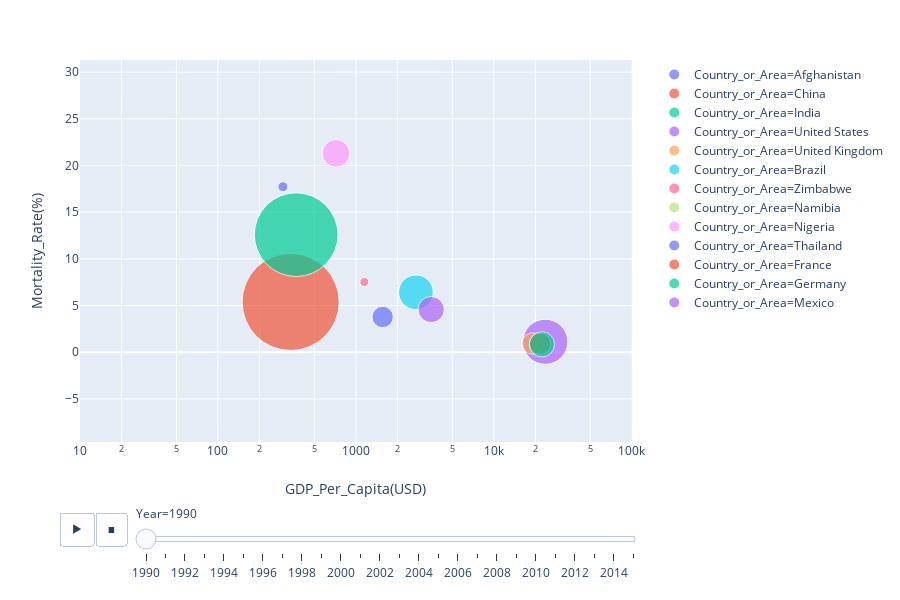

Notebook code cell kept with this figure:
### Code cell
def make_plot(sliced_df):
    import plotly.express as px
    my_plot = px.scatter(sliced_df, x="GDP_Per_Capita(USD)", y="Mortality_Rate(%)",
           animation_frame="Year", size="Population(mn)", color="Country_or_Area",
           log_x=True, range_x=[10,100000], size_max=75,
           range_y=[sliced_df['Mortality_Rate(%)'].min()-10.0,sliced_df['Mortality_Rate(%)'].max()+10.0])
    
    return my_plot
    
make_plot(my_df)

### Figure 1 — Plotly figure (JSON) as saved in the notebook; plotly's stock layout.template omitted (floating-point values rounded to 4 significant figures)
{"data": [{"hoverlabel": {"namelength": 0}, "hovertemplate": "Country_or_Area=Afghanistan<br>Year=1990<br>GDP_Per_Capita(USD)=%{x}<br>Mortality_Rate(%)=%{y}<br>Population(mn)=%{marker.size}", "legendgroup": "Country_or_Area=Afghanistan", "marker": {"color": "#636efa", "size": [12.25], "sizemode": "area", "sizeref": 0.2484, "symbol": "circle"}, "mode": "markers", "name": "Country_or_Area=Afghanistan", "showlegend": true, "type": "scatter", "x": [295.7], "xaxis": "x", "y": [17.73], "yaxis": "y"}, {"hoverlabel": {"namelength": 0}, "hovertemplate": "Country_or_Area=China<br>Year=1990<br>GDP_Per_Capita(USD)=%{x}<br>Mortality_Rate(%)=%{y}<br>Population(mn)=%{marker.size}", "legendgroup": "Country_or_Area=China", "marker": {"color": "#EF553B", "size": [1172.0], "sizemode": "area", "sizeref": 0.2484, "symbol": "circle"}, "mode": "markers", "name": "Country_or_Area=China", "showlegend": true, "type": "scatter", "x": [336.5], "xaxis": "x", "y": [5.39], "yaxis": "y"}, {"hoverlabel": {"namelength": 0}, "hovertemplate": "Country_or_Area=India<br>Year=1990<br>GDP_Per_Capita(USD)=%{x}<br>Mortality_Rate(%)=%{y}<br>Population(mn)=%{marker.size}", "legendgroup": "Country_or_Area=India", "marker": {"color": "#00cc96", "size": [870.1], "sizemode": "area", "sizeref": 0.2484, "symbol": "circle"}, "mode": "markers", "name": "Country_or_Area=India", "showlegend": true, "type": "scatter", "x": [369.1], "xaxis": "x", "y": [12.59], "yaxis": "y"}, {"hoverlabel": {"namelength": 0}, "hovertemplate": "Country_or_Area=United States<br>Year=1990<br>GDP_Per_Capita(USD)=%{x}<br>Mortality_Rate(%)=%{y}<br>Population(mn)=%{marker.size}", "legendgroup": "Country_or_Area=United States", "marker": {"color": "#ab63fa", "size": [252.5], "sizemode": "area", "sizeref": 0.2484, "symbol": "circle"}, "mode": "markers", "name": "Country_or_Area=United States", "showlegend": true, "type": "scatter", "x": [23610.0], "xaxis": "x", "y": [1.12], "yaxis": "y"}, {"hoverlabel": {"namelength": 0}, "hovertemplate": "Country_or_Area=United Kingdom<br>Year=1990<br>GDP_Per_Capita(USD)=%{x}<br>Mortality_Rate(%)=%{y}<br>Population(mn)=%{marker.size}", "legendgroup": "Country_or_Area=United Kingdom", "marker": {"color": "#FFA15A", "size": [57.18], "sizemode": "area", "sizeref": 0.2484, "symbol": "circle"}, "mode": "markers", "name": "Country_or_Area=United Kingdom", "showlegend": true, "type": "scatter", "x": [19120.0], "xaxis": "x", "y": [0.93], "yaxis": "y"}, {"hoverlabel": {"namelength": 0}, "hovertemplate": "Country_or_Area=Brazil<br>Year=1990<br>GDP_Per_Capita(USD)=%{x}<br>Mortality_Rate(%)=%{y}<br>Population(mn)=%{marker.size}", "legendgroup": "Country_or_Area=Brazil", "marker": {"color": "#19d3f3", "size": [149.4], "sizemode": "area", "sizeref": 0.2484, "symbol": "circle"}, "mode": "markers", "name": "Country_or_Area=Brazil", "showlegend": true, "type": "scatter", "x": [2724.0], "xaxis": "x", "y": [6.42], "yaxis": "y"}, {"hoverlabel": {"namelength": 0}, "hovertemplate": "Country_or_Area=Zimbabwe<br>Year=1990<br>GDP_Per_Capita(USD)=%{x}<br>Mortality_Rate(%)=%{y}<br>Population(mn)=%{marker.size}", "legendgroup": "Country_or_Area=Zimbabwe", "marker": {"color": "#FF6692", "size": [10.18], "sizemode": "area", "sizeref": 0.2484, "symbol": "circle"}, "mode": "markers", "name": "Country_or_Area=Zimbabwe", "showlegend": true, "type": "scatter", "x": [1153.0], "xaxis": "x", "y": [7.52], "yaxis": "y"}, {"hoverlabel": {"namelength": 0}, "hovertemplate": "Country_or_Area=Namibia<br>Year=1990<br>GDP_Per_Capita(USD)=%{x}<br>Mortality_Rate(%)=%{y}<br>Population(mn)=%{marker.size}", "legendgroup": "Country_or_Area=Namibia", "marker": {"color": "#B6E880", "size": [1.415], "sizemode": "area", "sizeref": 0.2484, "symbol": "circle"}, "mode": "markers", "name": "Country_or_Area=Namibia", "showlegend": true, "type": "scatter", "x": [1969.0], "xaxis": "x", "y": [7.13], "yaxis": "y"}, {"hoverlabel": {"namelength": 0}, "hovertemplate": "Country_or_Area=Nigeria<br>Year=1990<br>GDP_Per_Capita(USD)=%{x}<br>Mortality_Rate(%)=%{y}<br>Population(mn)=%{marker.size}", "legendgroup": "Country_or_Area=Nigeria", "marker": {"color": "#FF97FF", "size": [95.27], "sizemode": "area", "sizeref": 0.2484, "symbol": "circle"}, "mode": "markers", "name": "Country_or_Area=Nigeria", "showlegend": true, "type": "scatter", "x": [717.2], "xaxis": "x", "y": [21.29], "yaxis": "y"}, {"hoverlabel": {"namelength": 0}, "hovertemplate": "Country_or_Area=Thailand<br>Year=1990<br>GDP_Per_Capita(USD)=%{x}<br>Mortality_Rate(%)=%{y}<br>Population(mn)=%{marker.size}", "legendgroup": "Country_or_Area=Thailand", "marker": {"color": "#636efa", "size": [56.58], "sizemode": "area", "sizeref": 0.2484, "symbol": "circle"}, "mode": "markers", "name": "Country_or_Area=Thailand", "showlegend": true, "type": "scatter", "x": [1563.0], "xaxis": "x", "y": [3.78], "yaxis": "y"}, {"hoverlabel": {"namelength": 0}, "hovertemplate": "Country_or_Area=France<br>Year=1990<br>GDP_Per_Capita(USD)=%{x}<br>Mortality_Rate(%)=%{y}<br>Population(mn)=%{marker.size}", "legendgroup": "Country_or_Area=France", "marker": {"color": "#EF553B", "size": [56.96], "sizemode": "area", "sizeref": 0.2484, "symbol": "circle"}, "mode": "markers", "name": "Country_or_Area=France", "showlegend": true, "type": "scatter", "x": [21680.0], "xaxis": "x", "y": [0.9], "yaxis": "y"}, {"hoverlabel": {"namelength": 0}, "hovertemplate": "Country_or_Area=Germany<br>Year=1990<br>GDP_Per_Capita(USD)=%{x}<br>Mortality_Rate(%)=%{y}<br>Population(mn)=%{marker.size}", "legendgroup": "Country_or_Area=Germany", "marker": {"color": "#00cc96", "size": [79.12], "sizemode": "area", "sizeref": 0.2484, "symbol": "circle"}, "mode": "markers", "name": "Country_or_Area=Germany", "showlegend": true, "type": "scatter", "x": [22310.0], "xaxis": "x", "y": [0.85], "yaxis": "y"}, {"hoverlabel": {"namelength": 0}, "hovertemplate": "Country_or_Area=Mexico<br>Year=1990<br>GDP_Per_Capita(USD)=%{x}<br>Mortality_Rate(%)=%{y}<br>Population(mn)=%{marker.size}", "legendgroup": "Country_or_Area=Mexico", "marker": {"color": "#ab63fa", "size": [85.36], "sizemode": "area", "sizeref": 0.2484, "symbol": "circle"}, "mode": "markers", "name": "Country_or_Area=Mexico", "showlegend": true, "type": "scatter", "x": [3514.0], "xaxis": "x", "y": [4.57], "yaxis": "y"}], "layout": {"height": 600, "legend": {"itemsizing": "constant", "tracegroupgap": 0}, "margin": {"t": 60}, "sliders": [{"active": 0, "currentvalue": {"prefix": "Year="}, "len": 0.9, "pad": {"b": 10, "t": 60}, "steps": [{"args": [["1990"], {"frame": {"duration": 0, "redraw": false}, "fromcurrent": true, "mode": "immediate", "transition": {"duration": 0, "easing": "linear"}}], "label": "1990", "method": "animate"}, {"args": [["1991"], {"frame": {"duration": 0, "redraw": false}, "fromcurrent": true, "mode": "immediate", "transition": {"duration": 0, "easing": "linear"}}], "label": "1991", "method": "animate"}, {"args": [["1992"], {"frame": {"duration": 0, "redraw": false}, "fromcurrent": true, "mode": "immediate", "transition": {"duration": 0, "easing": "linear"}}], "label": "1992", "method": "animate"}, {"args": [["1993"], {"frame": {"duration": 0, "redraw": false}, "fromcurrent": true, "mode": "immediate", "transition": {"duration": 0, "easing": "linear"}}], "label": "1993", "method": "animate"}, {"args": [["1994"], {"frame": {"duration": 0, "redraw": false}, "fromcurrent": true, "mode": "immediate", "transition": {"duration": 0, "easing": "linear"}}], "label": "1994", "method": "animate"}, {"args": [["1995"], {"frame": {"duration": 0, "redraw": false}, "fromcurrent": true, "mode": "immediate", "transition": {"duration": 0, "easing": "linear"}}], "label": "1995", "method": "animate"}, {"args": [["1996"], {"frame": {"duration": 0, "redraw": false}, "fromcurrent": true, "mode": "immediate", "transition": {"duration": 0, "easing": "linear"}}], "label": "1996", "method": "animate"}, {"args": [["1997"], {"frame": {"duration": 0, "redraw": false}, "fromcurrent": true, "mode": "immediate", "transition": {"duration": 0, "easing": "linear"}}], "label": "1997", "method": "animate"}, {"args": [["1998"], {"frame": {"duration": 0, "redraw": false}, "fromcurrent": true, "mode": "immediate", "transition": {"duration": 0, "easing": "linear"}}], "label": "1998", "method": "animate"}, {"args": [["1999"], {"frame": {"duration": 0, "redraw": false}, "fromcurrent": true, "mode": "immediate", "transition": {"duration": 0, "easing": "linear"}}], "label": "1999", "method": "animate"}, {"args": [["2000"], {"frame": {"duration": 0, "redraw": false}, "fromcurrent": true, "mode": "immediate", "transition": {"duration": 0, "easing": "linear"}}], "label": "2000", "method": "animate"}, {"args": [["2001"], {"frame": {"duration": 0, "redraw": false}, "fromcurrent": true, "mode": "immediate", "transition": {"duration": 0, "easing": "linear"}}], "label": "2001", "method": "animate"}, {"args": [["2002"], {"frame": {"duration": 0, "redraw": false}, "fromcurrent": true, "mode": "immediate", "transition": {"duration": 0, "easing": "linear"}}], "label": "2002", "method": "animate"}, {"args": [["2003"], {"frame": {"duration": 0, "redraw": false}, "fromcurrent": true, "mode": "immediate", "transition": {"duration": 0, "easing": "linear"}}], "label": "2003", "method": "animate"}, {"args": [["2004"], {"frame": {"duration": 0, "redraw": false}, "fromcurrent": true, "mode": "immediate", "transition": {"duration": 0, "easing": "linear"}}], "label": "2004", "method": "animate"}, {"args": [["2005"], {"frame": {"duration": 0, "redraw": false}, "fromcurrent": true, "mode": "immediate", "transition": {"duration": 0, "easing": "linear"}}], "label": "2005", "method": "animate"}, {"args": [["2006"], {"frame": {"duration": 0, "redraw": false}, "fromcurrent": true, "mode": "immediate", "transition": {"duration": 0, "easing": "linear"}}], "label": "2006", "method": "animate"}, {"args": [["2007"], {"frame": {"duration": 0, "redraw": false}, "fromcurrent": true, "mode": "immediate", "transition": {"duration": 0, "easing": "linear"}}], "label": "2007", "method": "animate"}, {"args": [["2008"], {"frame": {"duration": 0, "redraw": false}, "fromcurrent": true, "mode": "immediate", "transition": {"duration": 0, "easing": "linear"}}], "label": "2008", "method": "animate"}, {"args": [["2009"], {"frame": {"duration": 0, "redraw": false}, "fromcurrent": true, "mode": "immediate", "transition": {"duration": 0, "easing": "linear"}}], "label": "2009", "method": "animate"}, {"args": [["2010"], {"frame": {"duration": 0, "redraw": false}, "fromcurrent": true, "mode": "immediate", "transition": {"duration": 0, "easing": "linear"}}], "label": "2010", "method": "animate"}, {"args": [["2011"], {"frame": {"duration": 0, "redraw": false}, "fromcurrent": true, "mode": "immediate", "transition": {"duration": 0, "easing": "linear"}}], "label": "2011", "method": "animate"}, {"args": [["2012"], {"frame": {"duration": 0, "redraw": false}, "fromcurrent": true, "mode": "immediate", "transition": {"duration": 0, "easing": "linear"}}], "label": "2012", "method": "animate"}, {"args": [["2013"], {"frame": {"duration": 0, "redraw": false}, "fromcurrent": true, "mode": "immediate", "transition": {"duration": 0, "easing": "linear"}}], "label": "2013", "method": "animate"}, {"args": [["2014"], {"frame": {"duration": 0, "redraw": false}, "fromcurrent": true, "mode": "immediate", "transition": {"duration": 0, "easing": "linear"}}], "label": "2014", "method": "animate"}, {"args": [["2015"], {"frame": {"duration": 0, "redraw": false}, "fromcurrent": true, "mode": "immediate", "transition": {"duration": 0, "easing": "linear"}}], "label": "2015", "method": "animate"}], "x": 0.1, "xanchor": "left", "y": 0, "yanchor": "top"}], "updatemenus": [{"buttons": [{"args": [null, {"frame": {"duration": 500, "redraw": false}, "fromcurrent": true, "mode": "immediate", "transition": {"duration": 500, "easing": "linear"}}], "label": "&#9654;", "method": "animate"}, {"args": [[null], {"frame": {"duration": 0, "redraw": false}, "fromcurrent": true, "mode": "immediate", "transition": {"duration": 0, "easing": "linear"}}], "label": "&#9724;", "method": "animate"}], "direction": "left", "pad": {"r": 10, "t": 70}, "showactive": false, "type": "buttons", "x": 0.1, "xanchor": "right", "y": 0, "yanchor": "top"}], "xaxis": {"anchor": "y", "domain": [0, 0.98], "range": [1, 5], "title": {"text": "GDP_Per_Capita(USD)"}, "type": "log"}, "yaxis": {"anchor": "x", "domain": [0, 1], "range": [-9.61, 31.29], "title": {"text": "Mortality_Rate(%)"}}}}
